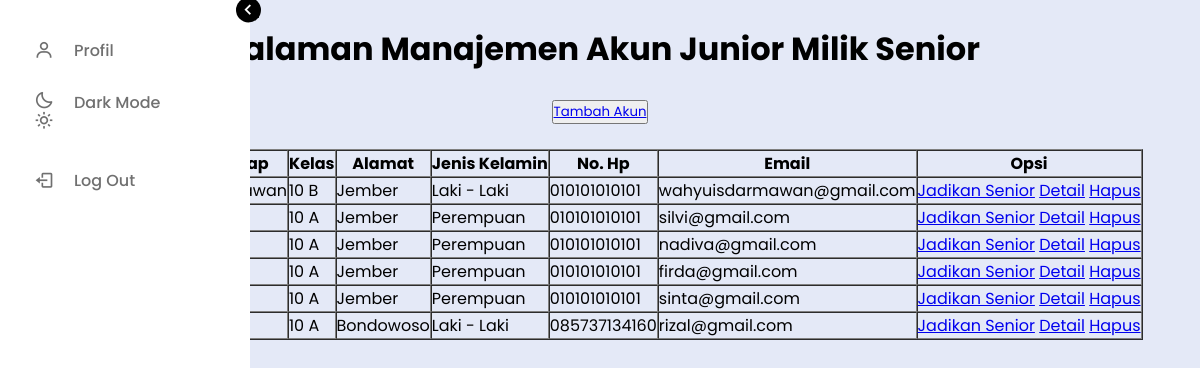
The app's page /senior/junior_manajemen_akun.php with its own data.
### tables this page shows
CREATE TABLE `siswa` (
  `nisn` int(11) NOT NULL,
  `kelas_id` int(11) NOT NULL,
  `nama` varchar(255) DEFAULT NULL,
  `gender` enum('L','P') DEFAULT NULL,
  `alamat` varchar(255) DEFAULT NULL,
  `email` varchar(255) DEFAULT NULL,
  `no_hp` varchar(15) NOT NULL,
  `foto` varchar(255) NOT NULL,
  `password` varchar(255) DEFAULT NULL,
  `status` enum('aktif','tidak') DEFAULT NULL,
  `role` enum('junior','senior','purna') DEFAULT NULL,
  `level` enum('allow','denied') DEFAULT NULL
);

CREATE TABLE `kelas` (
  `id_kelas` int(11) NOT NULL,
  `nama` varchar(255) DEFAULT NULL
);

### senior/junior_manajemen_akun.php (the view, shortened to what this page needs)
<!DOCTYPE html>
<html lang="en">
<head>
</head>
<body>
    <?php
    include "../main/menu.php";
    ?>
    <center>
    <h1>Halaman Manajemen Akun Junior Milik Senior</h1>
    </center>
    <br>
    <center>
        <button type="submit" name="btnTambahSenior" class="custom"><a href="./junior_manajemen_input_akun.php">Tambah Akun</a></button>
    </center>
    <br>
    <div class="card-body-table-menu-manajemen-akun-senior">
        <?php
        $query = mysqli_query($db, "SELECT siswa.nisn, siswa.nama, kelas.nama AS kelas, siswa.alamat, siswa.gender, siswa.no_hp, siswa.email FROM siswa join kelas on siswa.kelas_id = kelas.id_kelas WHERE role = 'junior' AND status = 'aktif'");
        if (mysqli_num_rows($query) > 0) {
            ?>
            <table style="margin-left:auto;margin-right:auto" border=1 cellspacing=0>
                <tr>
                    <th>NISN</th>
                    <th>Nama Lengkap</th>
                    <th>Kelas</th>
                    <th>Alamat</th>
                    <th>Jenis Kelamin</th>
                    <th>No. Hp</th>
                    <th>Email</th>
                    <th>Opsi</th>
                </tr>
                <?php
                while ($a = mysqli_fetch_assoc($query)) {
                    $nisnSiswa = $_SESSION['nisnSiswa'] = $a['nisn'];
                    $namaSiswa = $_SESSION['namaSiswa'] = $a['nama'];
                    $kelasSiswa = $_SESSION['kelasSiswa'] = $a['kelas'];
                    $alamatSiswa = $_SESSION['alamatSiswa'] = $a['alamat'];
                    $genderSiswa = $_SESSION['genderSiswa'] = $a['gender'];
                    $noHpSiswa = $_SESSION['noHpSiswa'] = $a['no_hp'];
                    $emailSiswa = $_SESSION['emailSiswa'] = $a['email'];
                    if ($genderSiswa == 'L') {
                        $genderSiswa = "Laki - Laki";
                    } else {
                        $genderSiswa = "Perempuan";
                    }
                    ?>
                    <tr>
                        <td><?= $nisnSiswa ?></td>
                        <td><?= $namaSiswa ?></td>
                        <td><?= $kelasSiswa ?></td>
                        <td><?= $alamatSiswa ?></td>
                        <td><?= $genderSiswa ?></td>
                        <td><?= $noHpSiswa ?></td>
                        <td><?= $emailSiswa ?></td>
                        <td>
                            <a href="?update&nisn=<?= $nisnSiswa ?>" onclick="return confirm('Apakah kamu yakin ingin menjadikan data tersebut sebagai senior?')">Jadikan Senior</a>
                            <a href="./junior_manajemen_detail_akun.php?nisn=<?= $nisnSiswa ?>" class='detail'>Detail</a>
                            <a href="?delete&nisn=<?= $nisnSiswa ?>" onclick="return confirm('Apakah kamu yakin ingin menghapus data tersebut?')">Hapus</a>
                        </td>
                    </tr>
                <?php } ?>
            </table>
        <?php } else {
            echo "<center><p>Tidak ada data yang ditemukan</p></center>";
        } ?>
    </div>
</body>
</html>

### main/menu.css (style rules this page uses)
* { font-family: "Poppins", "sans-serif"; margin: 0; padding: 0; box-sizing: border-box; }
:root { --body-color: #e4e9f7; --sidebar-color: #fff; --primary-color: #f4f2f2; --primary-color-light: #f4f2f2; --toggle-color: #ddd; --text-color: #707070; --dark-color: #000; --trans-02: all 0.2s ease; --trans-03: all 0.3s ease; --trans-04: all 0.4s ease; --trans-05: all 0.5s ease; }
body { height: 100vh; background-color: var(--body-color); transition: var(--trans-02); }

### records on screen
siswa: kelas.nama "10 B", alamat "Jember", gender "Laki - Laki", no_hp "010101010101", email "wahyuisdarmawan@gmail.com"
siswa: kelas.nama "10 A", alamat "Jember", gender "Perempuan", no_hp "010101010101", email "silvi@gmail.com"
siswa: kelas.nama "10 A", alamat "Jember", gender "Perempuan", no_hp "010101010101", email "nadiva@gmail.com"
siswa: kelas.nama "10 A", alamat "Jember", gender "Perempuan", no_hp "010101010101", email "firda@gmail.com"
siswa: kelas.nama "10 A", alamat "Jember", gender "Perempuan", no_hp "010101010101", email "sinta@gmail.com"
siswa: kelas.nama "10 A", alamat "Bondowoso", gender "Laki - Laki", no_hp "085737134160", email "rizal@gmail.com"
